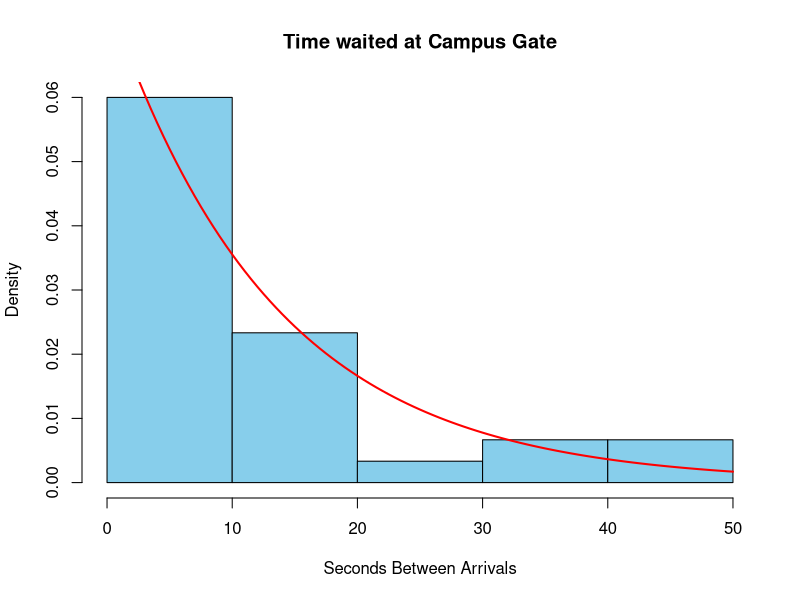

Reproduce this figure in R.
## ---- chunk 1
# Paste stopwatch time (seconds) here
wait_time <- c(6,15,3,5,11,9,6,4,23,19,34,8,3,18,16,7,4,4,4,6,8,41,38,19,3,14,49,9,3,6)

# Mean and lambda (rate)
mean_wait <- mean(wait_time)
lambda <- 1/mean_wait

# Print
print(paste0("Total students:", length(wait_time)))
print(paste0("Average gap between students:", round(mean_wait, 2), "seconds"))
print(paste0("Lambda (arrival rate):", round(lambda, 5)))

#Plot histogram of wait times
hist(wait_time, freq=FALSE, col = "skyblue",
    main = "Time waited at Campus Gate",
    xlab = "Seconds Between Arrivals")
    
curve(dexp(x, rate = lambda), add = TRUE, col = "red", lwd = 2)
